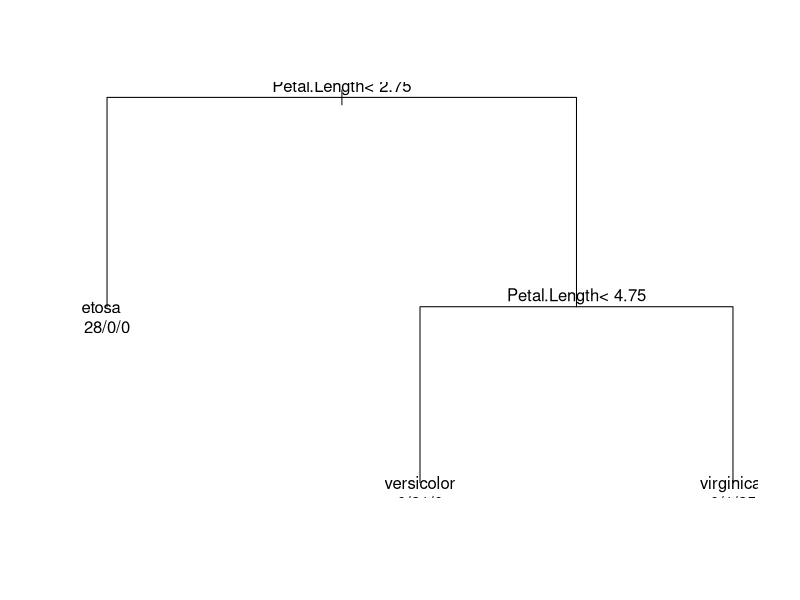

Recreate this plot in R.
######################################################################################
## Objective: Machine learning of Iris species classification with  decision tree	##
##		  												##
## Data source: iris data set (included with R installment					##
##		    please install "rpart" package 							##
##														##
######################################################################################




install.packages("rpart")

library(rpart)

data(iris)

str(iris)

dim(iris)

####### creating random number for training set #######

n.points<-nrow(iris)  
sampling.rate<-0.5

random.training<-sample(1:n.points,sampling.rate*n.points,replace=F)

####### subset out the training set     ########
iris.training<-subset(iris[random.training,])
dim(iris.training)

#######  data not selected from training set selection will assign as testing set ####

random.testing<-setdiff(1:n.points,random.training)

####### subset out the testing set ######
iris.testing<-subset(iris[random.testing,])
dim(iris.testing)

####### fitting decision model on training set #######
iris.fit <- rpart( Species~., data = iris.training)

####### make prediction using decision model ########

iris.pred<-predict(iris.fit, ,newdata=iris.testing,type = "class")

####### extract out the true label #######

iris.true.label<-iris.testing$Species

####### confusion table ######

iris.table<-table(iris.pred,iris.true.label)
iris.table

###### visualize the tree structure ######

plot(iris.fit)
text(iris.fit, use.n = TRUE)



